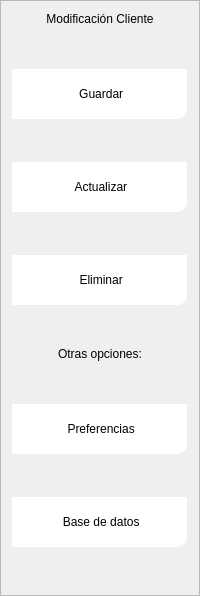
                     <widget class="QFrame" name="frame_29">
                      <property name="minimumSize">
                       <size>
                        <width>150</width>
                        <height>0</height>
                       </size>
                      </property>
                      <property name="maximumSize">
                       <size>
                        <width>225</width>
                        <height>16777215</height>
                       </size>
                      </property>
                      <property name="frameShape">
                       <enum>QFrame::StyledPanel</enum>
                      </property>
                      <property name="frameShadow">
                       <enum>QFrame::Raised</enum>
                      </property>
                      <layout class="QVBoxLayout" name="verticalLayout_12">
                       <item>
                        <widget class="QLabel" name="label_158">
                         <property name="styleSheet">
                          <string notr="true">font: 75 9pt &quot;Open Sans Semibold&quot;</string>
                         </property>
                         <property name="text">
                          <string>Modificación Cliente</string>
                         </property>
                         <property name="alignment">
                          <set>Qt::AlignCenter</set>
                         </property>
                        </widget>
                       </item>
                       <item>
                        <spacer name="verticalSpacer">
                         <property name="orientation">
                          <enum>Qt::Vertical</enum>
                         </property>
                         <property name="sizeHint" stdset="0">
                          <size>
                           <width>20</width>
                           <height>37</height>
                          </size>
                         </property>
                        </spacer>
                       </item>
                       <item>
                        <widget class="QPushButton" name="btn_guardar_clientes">
                         <property name="minimumSize">
                          <size>
                           <width>175</width>
                           <height>50</height>
                          </size>
                         </property>
                         <property name="maximumSize">
                          <size>
                           <width>150</width>
                           <height>16777215</height>
                          </size>
                         </property>
                         <property name="styleSheet">
                          <string notr="true">QFrame{
background-color: rgb(51, 157, 255);
}

QPushButton{
color: rgb(0, 0, 0);
	background-color: rgb(255, 255, 255);
border-bottom-right-radius:10px;
font: 75 8pt &quot;Open Sans Semibold&quot;
}

QPushButton:hover{
color: rgb(255, 255, 255);
	background-color: rgb(230, 135, 149);
border-bottom-right-radius:10px;
border-bottom-left-radius:10px;
border-top-right-radius:10px;
border-top-left-radius:10px;
font: 75 9pt  &quot;Open Sans Semibold&quot;
}</string>
                         </property>
                         <property name="text">
                          <string> Guardar</string>
                         </property>
                         <property name="icon">
                          <iconset>
                           <normaloff>images/5599648.png</normaloff>images/5599648.png</iconset>
                         </property>
                         <property name="iconSize">
                          <size>
                           <width>40</width>
                           <height>40</height>
                          </size>
                         </property>
                        </widget>
                       </item>
                       <item>
                        <spacer name="verticalSpacer_2">
                         <property name="orientation">
                          <enum>Qt::Vertical</enum>
                         </property>
                         <property name="sizeHint" stdset="0">
                          <size>
                           <width>20</width>
                           <height>37</height>
                          </size>
                         </property>
                        </spacer>
                       </item>
                       <item>
                        <widget class="QPushButton" name="btn_actualizar_cliente">
                         <property name="minimumSize">
                          <size>
                           <width>175</width>
                           <height>50</height>
                          </size>
                         </property>
                         <property name="maximumSize">
                          <size>
                           <width>150</width>
                           <height>16777215</height>
                          </size>
                         </property>
                         <property name="styleSheet">
                          <string notr="true">QFrame{
background-color: rgb(51, 157, 255);
}

QPushButton{
color: rgb(0, 0, 0);
	background-color: rgb(255, 255, 255);
border-bottom-right-radius:10px;
font: 75 8pt &quot;Open Sans Semibold&quot;
}

QPushButton:hover{
color: rgb(255, 255, 255);
	background-color: rgb(230, 135, 149);
border-bottom-right-radius:10px;
border-bottom-left-radius:10px;
border-top-right-radius:10px;
border-top-left-radius:10px;
font: 75 9pt  &quot;Open Sans Semibold&quot;
}</string>
                         </property>
                         <property name="text">
                          <string> Actualizar</string>
                         </property>
                         <property name="icon">
                          <iconset>
                           <normaloff>images/5744896.png</normaloff>images/5744896.png</iconset>
                         </property>
                         <property name="iconSize">
                          <size>
                           <width>40</width>
                           <height>40</height>
                          </size>
                         </property>
                        </widget>
                       </item>
                       <item>
                        <spacer name="verticalSpacer_3">
                         <property name="orientation">
                          <enum>Qt::Vertical</enum>
                         </property>
                         <property name="sizeHint" stdset="0">
                          <size>
                           <width>20</width>
                           <height>37</height>
                          </size>
                         </property>
                        </spacer>
                       </item>
                       <item>
                        <widget class="QPushButton" name="btn_eliminar_cliente">
                         <property name="minimumSize">
                          <size>
                           <width>175</width>
                           <height>50</height>
                          </size>
                         </property>
                         <property name="maximumSize">
                          <size>
                           <width>150</width>
                           <height>16777215</height>
                          </size>
                         </property>
                         <property name="styleSheet">
                          <string notr="true">QFrame{
background-color: rgb(51, 157, 255);
}

QPushButton{
color: rgb(0, 0, 0);
	background-color: rgb(255, 255, 255);
border-bottom-right-radius:10px;
font: 75 8pt &quot;Open Sans Semibold&quot;
}

QPushButton:hover{
color: rgb(255, 255, 255);
	background-color: rgb(230, 135, 149);
border-bottom-right-radius:10px;
border-bottom-left-radius:10px;
border-top-right-radius:10px;
border-top-left-radius:10px;
font: 75 9pt  &quot;Open Sans Semibold&quot;
}</string>
                         </property>
                         <property name="text">
                          <string> Eliminar</string>
                         </property>
                         <property name="icon">
                          <iconset>
                           <normaloff>images/216684.png</normaloff>images/216684.png</iconset>
                         </property>
                         <property name="iconSize">
                          <size>
                           <width>40</width>
                           <height>40</height>
                          </size>
                         </property>
                        </widget>
                       </item>
                       <item>
                        <spacer name="verticalSpacer_4">
                         <property name="orientation">
                          <enum>Qt::Vertical</enum>
                         </property>
                         <property name="sizeHint" stdset="0">
                          <size>
                           <width>20</width>
                           <height>36</height>
                          </size>
                         </property>
                        </spacer>
                       </item>
                       <item>
                        <widget class="QLabel" name="label_173">
                         <property name="styleSheet">
                          <string notr="true">font: 75 9pt &quot;Open Sans Semibold&quot;</string>
                         </property>
                         <property name="text">
                          <string>Otras opciones:</string>
                         </property>
                         <property name="alignment">
                          <set>Qt::AlignCenter</set>
                         </property>
                        </widget>
                       </item>
                       <item>
                        <spacer name="verticalSpacer_5">
                         <property name="orientation">
                          <enum>Qt::Vertical</enum>
                         </property>
                         <property name="sizeHint" stdset="0">
                          <size>
                           <width>20</width>
                           <height>37</height>
                          </size>
                         </property>
                        </spacer>
                       </item>
                       <item>
                        <widget class="QPushButton" name="btn_preferencias">
                         <property name="minimumSize">
                          <size>
                           <width>175</width>
                           <height>50</height>
                          </size>
                         </property>
                         <property name="maximumSize">
                          <size>
                           <width>150</width>
                           <height>16777215</height>
                          </size>
                         </property>
                         <property name="styleSheet">
                          <string notr="true">QFrame{
background-color: rgb(51, 157, 255);
}

QPushButton{
color: rgb(0, 0, 0);
	background-color: rgb(255, 255, 255);
border-bottom-right-radius:10px;
font: 75 8pt &quot;Open Sans Semibold&quot;
}

QPushButton:hover{
color: rgb(255, 255, 255);
	background-color: rgb(230, 135, 149);
border-bottom-right-radius:10px;
border-bottom-left-radius:10px;
border-top-right-radius:10px;
border-top-left-radius:10px;
font: 75 9pt  &quot;Open Sans Semibold&quot;
}</string>
                         </property>
                         <property name="text">
                          <string> Preferencias</string>
                         </property>
                         <property name="icon">
                          <iconset>
                           <normaloff>images/7773816.png</normaloff>images/7773816.png</iconset>
                         </property>
                         <property name="iconSize">
                          <size>
                           <width>40</width>
                           <height>40</height>
                          </size>
                         </property>
                        </widget>
                       </item>
                       <item>
                        <spacer name="verticalSpacer_6">
                         <property name="orientation">
                          <enum>Qt::Vertical</enum>
                         </property>
                         <property name="sizeHint" stdset="0">
                          <size>
                           <width>20</width>
                           <height>37</height>
                          </size>
                         </property>
                        </spacer>
                       </item>
                       <item>
                        <widget class="QPushButton" name="btn_base_de_datos_clientes">
                         <property name="minimumSize">
                          <size>
                           <width>175</width>
                           <height>50</height>
                          </size>
                         </property>
                         <property name="maximumSize">
                          <size>
                           <width>150</width>
                           <height>16777215</height>
                          </size>
                         </property>
                         <property name="styleSheet">
                          <string notr="true">QFrame{
background-color: rgb(51, 157, 255);
}

QPushButton{
color: rgb(0, 0, 0);
	background-color: rgb(255, 255, 255);
border-bottom-right-radius:10px;
font: 75 8pt &quot;Open Sans Semibold&quot;
}

QPushButton:hover{
color: rgb(255, 255, 255);
	background-color: rgb(230, 135, 149);
border-bottom-right-radius:10px;
border-bottom-left-radius:10px;
border-top-right-radius:10px;
border-top-left-radius:10px;
font: 75 9pt  &quot;Open Sans Semibold&quot;
}</string>
                         </property>
                         <property name="text">
                          <string> Base de datos</string>
                         </property>
                         <property name="icon">
                          <iconset>
                           <normaloff>images/5673302.png</normaloff>images/5673302.png</iconset>
                         </property>
                         <property name="iconSize">
                          <size>
                           <width>40</width>
                           <height>40</height>
                          </size>
                         </property>
                        </widget>
                       </item>
                       <item>
                        <spacer name="verticalSpacer_7">
                         <property name="orientation">
                          <enum>Qt::Vertical</enum>
                         </property>
                         <property name="sizeHint" stdset="0">
                          <size>
                           <width>20</width>
                           <height>37</height>
                          </size>
                         </property>
                        </spacer>
                       </item>
                      </layout>
                     </widget>
